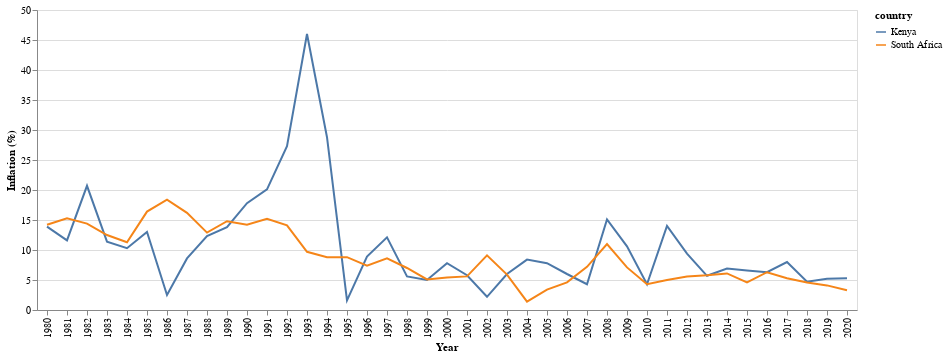

The notebook cell this image was saved under:
### Code cell
alt.Chart(inflation_longform_df[inflation_longform_df.country.isin(['South Africa', 'Kenya'])]).mark_line().encode(x=alt.X('year:O', title='Year'),
                                                                                                                   y=alt.Y('inflation', title='Inflation (%)'),
                                                                                                                   color='country'
                                                                                                                  )

### Figure 1 — Vega-Lite specification as saved in the notebook (floating-point values rounded to 4 significant figures)
{"config": {"view": {"continuousWidth": 400, "continuousHeight": 300}}, "data": {"name": "data-e0ab106d10077f5bb25025b44a0ce75d"}, "mark": "line", "encoding": {"color": {"type": "nominal", "field": "country"}, "x": {"type": "ordinal", "field": "year", "title": "Year"}, "y": {"type": "quantitative", "field": "inflation", "title": "Inflation (%)"}}, "$schema": "https://vega.github.io/schema/vega-lite/v4.8.1.json", "datasets": {"data-e0ab106d10077f5bb25025b44a0ce75d": [{"country": "Kenya", "region": "east", "abbreviation": "KE", "year": 1980, "inflation": 13.9}, {"country": "South Africa", "region": "south", "abbreviation": "ZA", "year": 1980, "inflation": 14.2}, {"country": "Kenya", "region": "east", "abbreviation": "KE", "year": 1981, "inflation": 11.6}, {"country": "South Africa", "region": "south", "abbreviation": "ZA", "year": 1981, "inflation": 15.3}, {"country": "Kenya", "region": "east", "abbreviation": "KE", "year": 1982, "inflation": 20.7}, {"country": "South Africa", "region": "south", "abbreviation": "ZA", "year": 1982, "inflation": 14.4}, {"country": "Kenya", "region": "east", "abbreviation": "KE", "year": 1983, "inflation": 11.4}, {"country": "South Africa", "region": "south", "abbreviation": "ZA", "year": 1983, "inflation": 12.5}, {"country": "Kenya", "region": "east", "abbreviation": "KE", "year": 1984, "inflation": 10.3}, {"country": "South Africa", "region": "south", "abbreviation": "ZA", "year": 1984, "inflation": 11.3}, {"country": "Kenya", "region": "east", "abbreviation": "KE", "year": 1985, "inflation": 13.0}, {"country": "South Africa", "region": "south", "abbreviation": "ZA", "year": 1985, "inflation": 16.4}, {"country": "Kenya", "region": "east", "abbreviation": "KE", "year": 1986, "inflation": 2.5}, {"country": "South Africa", "region": "south", "abbreviation": "ZA", "year": 1986, "inflation": 18.4}, {"country": "Kenya", "region": "east", "abbreviation": "KE", "year": 1987, "inflation": 8.6}, {"country": "South Africa", "region": "south", "abbreviation": "ZA", "year": 1987, "inflation": 16.2}, {"country": "Kenya", "region": "east", "abbreviation": "KE", "year": 1988, "inflation": 12.3}, {"country": "South Africa", "region": "south", "abbreviation": "ZA", "year": 1988, "inflation": 12.9}, {"country": "Kenya", "region": "east", "abbreviation": "KE", "year": 1989, "inflation": 13.8}, {"country": "South Africa", "region": "south", "abbreviation": "ZA", "year": 1989, "inflation": 14.8}, {"country": "Kenya", "region": "east", "abbreviation": "KE", "year": 1990, "inflation": 17.8}, {"country": "South Africa", "region": "south", "abbreviation": "ZA", "year": 1990, "inflation": 14.2}, {"country": "Kenya", "region": "east", "abbreviation": "KE", "year": 1991, "inflation": 20.1}, {"country": "South Africa", "region": "south", "abbreviation": "ZA", "year": 1991, "inflation": 15.2}, {"country": "Kenya", "region": "east", "abbreviation": "KE", "year": 1992, "inflation": 27.3}, {"country": "South Africa", "region": "south", "abbreviation": "ZA", "year": 1992, "inflation": 14.1}, {"country": "Kenya", "region": "east", "abbreviation": "KE", "year": 1993, "inflation": 46.0}, {"country": "South Africa", "region": "south", "abbreviation": "ZA", "year": 1993, "inflation": 9.7}, {"country": "Kenya", "region": "east", "abbreviation": "KE", "year": 1994, "inflation": 28.8}, {"country": "South Africa", "region": "south", "abbreviation": "ZA", "year": 1994, "inflation": 8.8}, {"country": "Kenya", "region": "east", "abbreviation": "KE", "year": 1995, "inflation": 1.6}, {"country": "South Africa", "region": "south", "abbreviation": "ZA", "year": 1995, "inflation": 8.8}, {"country": "Kenya", "region": "east", "abbreviation": "KE", "year": 1996, "inflation": 8.9}, {"country": "South Africa", "region": "south", "abbreviation": "ZA", "year": 1996, "inflation": 7.4}, {"country": "Kenya", "region": "east", "abbreviation": "KE", "year": 1997, "inflation": 12.1}, {"country": "South Africa", "region": "south", "abbreviation": "ZA", "year": 1997, "inflation": 8.6}, {"country": "Kenya", "region": "east", "abbreviation": "KE", "year": 1998, "inflation": 5.6}, {"country": "South Africa", "region": "south", "abbreviation": "ZA", "year": 1998, "inflation": 7.0}, {"country": "Kenya", "region": "east", "abbreviation": "KE", "year": 1999, "inflation": 5.0}, {"country": "South Africa", "region": "south", "abbreviation": "ZA", "year": 1999, "inflation": 5.1}, {"country": "Kenya", "region": "east", "abbreviation": "KE", "year": 2000, "inflation": 7.8}, {"country": "South Africa", "region": "south", "abbreviation": "ZA", "year": 2000, "inflation": 5.4}, {"country": "Kenya", "region": "east", "abbreviation": "KE", "year": 2001, "inflation": 5.8}, {"country": "South Africa", "region": "south", "abbreviation": "ZA", "year": 2001, "inflation": 5.6}, {"country": "Kenya", "region": "east", "abbreviation": "KE", "year": 2002, "inflation": 2.2}, {"country": "South Africa", "region": "south", "abbreviation": "ZA", "year": 2002, "inflation": 9.1}, {"country": "Kenya", "region": "east", "abbreviation": "KE", "year": 2003, "inflation": 6.0}, {"country": "South Africa", "region": "south", "abbreviation": "ZA", "year": 2003, "inflation": 5.9}, {"country": "Kenya", "region": "east", "abbreviation": "KE", "year": 2004, "inflation": 8.4}, {"country": "South Africa", "region": "south", "abbreviation": "ZA", "year": 2004, "inflation": 1.4}, {"country": "Kenya", "region": "east", "abbreviation": "KE", "year": 2005, "inflation": 7.8}, {"country": "South Africa", "region": "south", "abbreviation": "ZA", "year": 2005, "inflation": 3.4}, {"country": "Kenya", "region": "east", "abbreviation": "KE", "year": 2006, "inflation": 6.0}, {"country": "South Africa", "region": "south", "abbreviation": "ZA", "year": 2006, "inflation": 4.6}, {"country": "Kenya", "region": "east", "abbreviation": "KE", "year": 2007, "inflation": 4.3}, {"country": "South Africa", "region": "south", "abbreviation": "ZA", "year": 2007, "inflation": 7.2}, {"country": "Kenya", "region": "east", "abbreviation": "KE", "year": 2008, "inflation": 15.1}, {"country": "South Africa", "region": "south", "abbreviation": "ZA", "year": 2008, "inflation": 11.0}, {"country": "Kenya", "region": "east", "abbreviation": "KE", "year": 2009, "inflation": 10.6}, {"country": "South Africa", "region": "south", "abbreviation": "ZA", "year": 2009, "inflation": 7.1}, {"country": "Kenya", "region": "east", "abbreviation": "KE", "year": 2010, "inflation": 4.3}, {"country": "South Africa", "region": "south", "abbreviation": "ZA", "year": 2010, "inflation": 4.3}, {"country": "Kenya", "region": "east", "abbreviation": "KE", "year": 2011, "inflation": 14.0}, {"country": "South Africa", "region": "south", "abbreviation": "ZA", "year": 2011, "inflation": 5.0}, {"country": "Kenya", "region": "east", "abbreviation": "KE", "year": 2012, "inflation": 9.4}, {"country": "South Africa", "region": "south", "abbreviation": "ZA", "year": 2012, "inflation": 5.6}, {"country": "Kenya", "region": "east", "abbreviation": "KE", "year": 2013, "inflation": 5.7}, {"country": "South Africa", "region": "south", "abbreviation": "ZA", "year": 2013, "inflation": 5.8}, {"country": "Kenya", "region": "east", "abbreviation": "KE", "year": 2014, "inflation": 6.9}, {"country": "South Africa", "region": "south", "abbreviation": "ZA", "year": 2014, "inflation": 6.1}, {"country": "Kenya", "region": "east", "abbreviation": "KE", "year": 2015, "inflation": 6.6}, {"country": "South Africa", "region": "south", "abbreviation": "ZA", "year": 2015, "inflation": 4.6}, {"country": "Kenya", "region": "east", "abbreviation": "KE", "year": 2016, "inflation": 6.3}, {"country": "South Africa", "region": "south", "abbreviation": "ZA", "year": 2016, "inflation": 6.3}, {"country": "Kenya", "region": "east", "abbreviation": "KE", "year": 2017, "inflation": 8.0}, {"country": "South Africa", "region": "south", "abbreviation": "ZA", "year": 2017, "inflation": 5.3}, {"country": "Kenya", "region": "east", "abbreviation": "KE", "year": 2018, "inflation": 4.7}, {"country": "South Africa", "region": "south", "abbreviation": "ZA", "year": 2018, "inflation": 4.6}, {"country": "Kenya", "region": "east", "abbreviation": "KE", "year": 2019, "inflation": 5.2}, {"country": "South Africa", "region": "south", "abbreviation": "ZA", "year": 2019, "inflation": 4.1}, {"country": "Kenya", "region": "east", "abbreviation": "KE", "year": 2020, "inflation": 5.3}, {"country": "South Africa", "region": "south", "abbreviation": "ZA", "year": 2020, "inflation": 3.3}]}}
